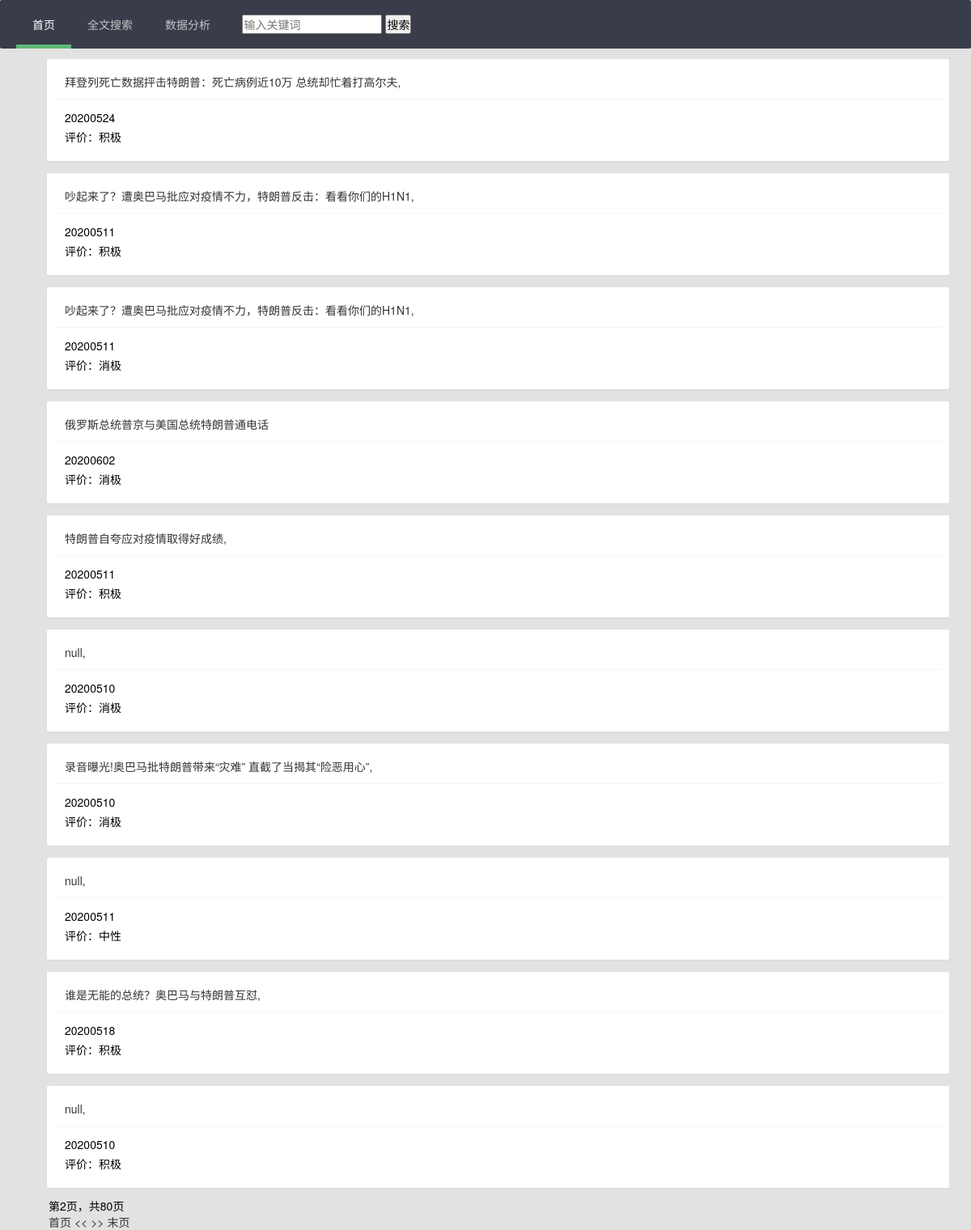
Screenshot of /news/?page=2 with the database file from the repository.
### news/models.py (models this page shows, shortened)
class trump1(models.Model):
	news_id = models.IntegerField(primary_key = True)
	news_title = models.CharField(max_length=200)
	news_date = models.CharField(max_length=200)
	news_content = models.CharField(max_length=10000)
	news_emotion = models.CharField(max_length=200)
	news_comment = models.CharField(max_length=10000)

### news/views.py (the view)
# urls.py: path('', views.index, name='index'),
def index(request):
    news_list = trump1.objects.all()
    paginator = Paginator(news_list, 10)
    page = request.GET.get('page')
    try:
        news = paginator.page(page)
    except PageNotAnInteger:
        news = paginator.page(1)
    except EmptyPage:
        news = paginator.page(paginator.num_pages)
    return render(request, 'news/newslist.html', {'news_title_list': news, 'news_sum': len(trump1.objects.all())})

### news/templates/news/newslist.html (shortened to what this page needs)
<html lang="zh">
{% load static %}
<head>
    <link rel="stylesheet" href="{% static "/css/layui.css" %}"  media="all">
</head>
<ul class="layui-nav" >
  <li class="layui-nav-item layui-this"><a href="/news">首页</a></li>
  <li class="layui-nav-item "><a href="/search">全文搜索</a></li>
  <li class="layui-nav-item"><a href="/news/data">数据分析</a></li>
    <li class="layui-nav-item " style="text-align: end" >
        <form action="/news/search" method="get" class="form-inline">
   <label for="inputKey">&nbsp;&nbsp;&nbsp;&nbsp;</label>
    <input type="search" name="tag" placeholder="输入关键词" class="form-control" id="inputKey">
         <input type="submit" value="搜索" class="btn btn-primary">
        </form>
    </li>
</ul>
<body bgcolor= #e2e2e2>
<div class="layui-container">
<div class="layui-container">
{% if news_title_list %}
    <div style="padding: 20px">
    <div class="layui-row layui-col-space15" >
        {% for news in news_title_list %}
                    <div class="layui-card">
                        <div class="layui-card-header"><a href="/news/detail/{{ news.news_id }}/" target="_blank">{{ news.news_title|safe }}</a></div>
                        <div class="layui-card-body">
                        {{ news.news_date }}<br>
                        评价：{{ news.news_content }}
                        </div>
                    </div>
        {% endfor %}
    </div>
    </div>
{% else %}
	<p>No news available.</p>
{% endif %}
<div class="layui-container">
<p>第{{ news_title_list.number }}页，共{{ news_title_list.paginator.num_pages }}页</p>
<nav aria-label="Page navigation">
    <ul class="pagination">
        <li class="page-item">
            <a class="page-link" href="/news/?page=1" area-label="First page">
                首页
            </a>
            {% if news_title_list.has_previous %}
                <a class="page-link" href="/news/?page={{ news_title_list.previous_page_number }}" aria-label="Previous">
                    <span aria-hidden="true"><<</span>
                </a>
        {% endif %}
        {% if news_title_list.has_next %}
               <a class="page-link" href="/news/?page={{ news_title_list.next_page_number }}" aria-label="Next">
                    <span aria-hidden="true"> >> </span>
                </a>
        {% endif %}
    <a class="page-link" href="/news/?page={{ news_title_list.paginator.num_pages }}" area-label="Last page">
                末页
            </a>
        </li>
    </ul>
</nav>
</div>
</div>
</div>
</body>
</html>

### static/css/layui.css (style rules this page uses)
blockquote,body,button,dd,div,dl,dt,form,h1,h2,h3,h4,h5,h6,input,li,ol,p,pre,td,textarea,th,ul { margin:0;padding:0;-webkit-tap-highlight-color:rgba(0,0,0,0) }
li { list-style:none }
button,input,optgroup,option,select,textarea { font-family:inherit;font-size:inherit;font-style:inherit;font-weight:inherit;outline:0 }
body { line-height:24px;font:14px Helvetica Neue,Helvetica,PingFang SC,Tahoma,Arial,sans-serif }
a { color:#333;text-decoration:none }
.layui-container { position:relative;margin:0 auto;padding:0 15px;box-sizing:border-box }
.layui-row:after,.layui-row:before { content:'';display:block;clear:both }
@media screen and (min-width:768px) { .layui-container { width:750px } }
@media screen and (min-width:992px) { .layui-container { width:970px } }
@media screen and (min-width:1200px) { .layui-container { width:1170px } }
.layui-col-space15 { margin:-7.5px }
.layui-col-space15>* { padding:7.5px }
.layui-card { margin-bottom:15px;border-radius:2px;background-color:#fff;box-shadow:0 1px 2px 0 rgba(0,0,0,.05) }
.layui-card:last-child { margin-bottom:0 }
.layui-card-header { position:relative;height:42px;line-height:42px;padding:0 15px;border-bottom:1px solid #f6f6f6;color:#333;border-radius:2px 2px 0 0;font-size:14px }
.layui-card-body { position:relative;padding:10px 15px;line-height:24px }
.layui-nav { position:relative;padding:0 20px;background-color:#393D49;color:#fff;border-radius:2px;font-size:0;box-sizing:border-box }
.layui-nav * { font-size:14px }
.layui-nav .layui-nav-item { position:relative;display:inline-block;*display:inline;*zoom:1;vertical-align:middle;line-height:60px }
.layui-nav .layui-nav-item a { display:block;padding:0 20px;color:#fff;color:rgba(255,255,255,.7);transition:all .3s;-webkit-transition:all .3s }
.layui-nav .layui-this:after,.layui-nav-bar,.layui-nav-tree .layui-nav-itemed:after { position:absolute;left:0;top:0;width:0;height:5px;background-color:#5FB878;transition:all .2s;-webkit-transition:all .2s }
.layui-nav .layui-nav-item a:hover,.layui-nav .layui-this a { color:#fff }
.layui-nav .layui-this:after { content:'';top:auto;bottom:0;width:100% }

### rows the page displays
trump1: news_title "拜登列死亡数据抨击特朗普：死亡病例近10万 总统却忙着打高尔夫,", news_date "20200524", news_content "积极"
trump1: news_title "吵起来了？遭奥巴马批应对疫情不力，特朗普反击：看看你们的H1N1,", news_date "20200511", news_content "积极"
trump1: news_title "吵起来了？遭奥巴马批应对疫情不力，特朗普反击：看看你们的H1N1,", news_date "20200511", news_content "消极"
trump1: news_title "俄罗斯总统普京与美国总统特朗普通电话", news_date "20200602", news_content "消极"
trump1: news_title "特朗普自夸应对疫情取得好成绩,", news_date "20200511", news_content "积极"
trump1: news_title "null,", news_date "20200510", news_content "消极"
trump1: news_title "录音曝光!奥巴马批特朗普带来“灾难” 直截了当揭其“险恶用心”,", news_date "20200510", news_content "消极"
trump1: news_title "null,", news_date "20200511", news_content "中性"
trump1: news_title "谁是无能的总统？奥巴马与特朗普互怼,", news_date "20200518", news_content "积极"
trump1: news_title "null,", news_date "20200510", news_content "积极"

### other values shown
{{ news_title_list.number }} "2"
{{ news_title_list.paginator.num_pages }} "80"
